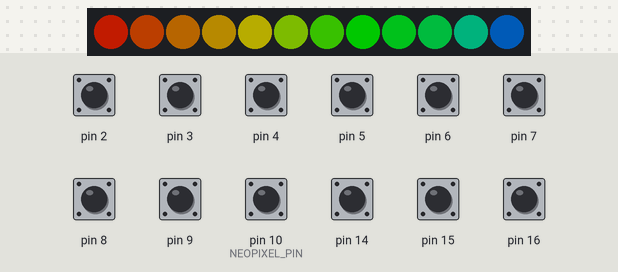
This program was run on a simulated SparkFun Pro Micro, built with avr-gcc and run on an emulated ATmega32U4. On the bench: 12 RGB LEDs in strip order, left to right. Inputs (shaded band) come from the test bench; at power-on: pin 2–9, pin 10 (NEOPIXEL_PIN), pin 14–16 HIGH. Dim RGB values are drawn brighter than linear; USB keyboard and mouse output is not drawn.

Above: at 2.47 s.
2.5 s: pin 2 pulled LOW for 0.15 s
At 2.59 s:
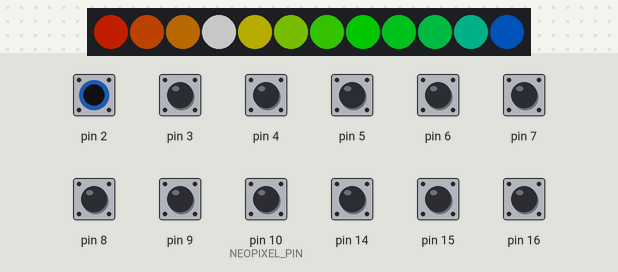
3.2 s: pin 3 pulled LOW for 0.15 s
At 3.29 s:
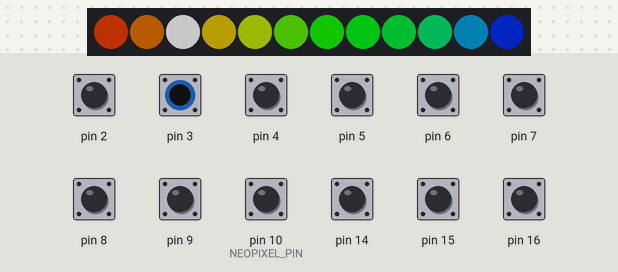
3.9 s: pin 4 pulled LOW for 0.15 s
At 3.99 s:
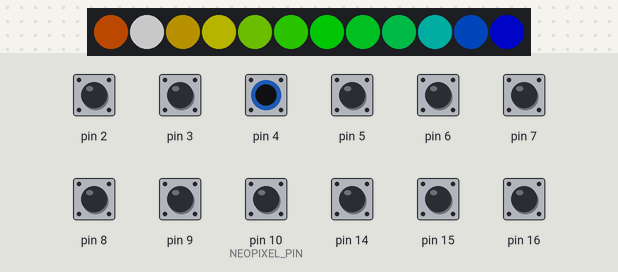
4.6 s: pin 5 pulled LOW for 0.15 s
At 4.73 s:
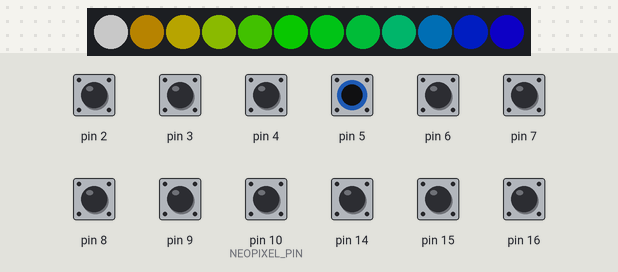
5.3 s: pin 6 pulled LOW for 0.15 s
At 5.43 s:
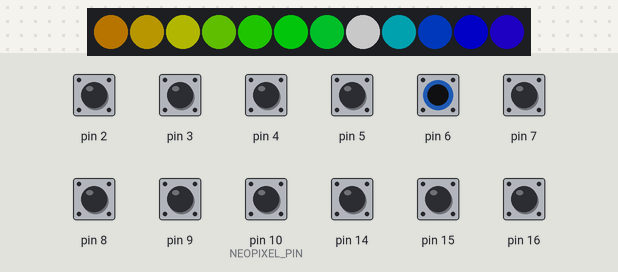
6.0 s: pin 7 pulled LOW for 0.15 s
At 6.13 s:
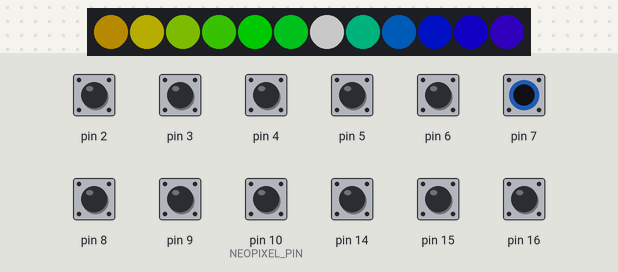

Measured:
- after the input at 2.5 s, the LEDs: change at once (image 1)
- after the input at 3.2 s, the LEDs: change at once (image 2)
- after the input at 3.9 s, the LEDs: change at once (image 3)
- after the input at 4.6 s, the LEDs: first differ from a run without the input after 0.09 s (image 4)
- after the input at 5.3 s, the LEDs: first change at once (image 5 shows a later state)
- after the input at 6.0 s, the LEDs: first change at once (image 6 shows a later state)

The program:

main.cpp
```cpp
#include <Arduino.h>
#include <FastLED.h>
#include <Keyboard.h>
#include "./Button.h"
#include "./handlers/NoOp.h"
#include "./handlers/SendText.h"
#include "./handlers/ChatSend.h"

#define NEOPIXEL_PIN 10
#define NUM_PIXELS 12
#define NUM_BUTTONS 12
#define PIXEL_TYPE WS2812
#define COLOR_ORDER GRB


// TODO: break the classes out into separate files
// TODO: support different kinds of lighting
// TODO: take all the constants as args
// Lights Helper for managing the entire set of LEDs
class Lights {
  public:
    void setup() {
        FastLED.addLeds<PIXEL_TYPE,A3,COLOR_ORDER>(leds, NUM_PIXELS);
        FastLED.setBrightness(100);
        cycleEach(50);
        cycleEachReverse(50);
    }

    void update(button::Button buttons[]) {
        // paint the base color
        fill_rainbow(leds, NUM_PIXELS, step, NUM_PIXELS);
        // fill_solid(leds, NUM_PIXELS, CRGB::Red);

        // update all the lights with keys pressed
        for(int x = 0 ; x < NUM_BUTTONS ; x++) {
            if(buttons[x].pressedTime() > 0) {
               leds[buttons[x].ledIndex] = CRGB::White;
            }
        }

        // show and advance th ts
        FastLED.show();
        step += 0.025;
        if(step >= 1024) {
            step = 0;
        }
    }
  private:
    CRGB leds[NUM_PIXELS];
    double step = 0;

    void cycleEachReverse(int d) {
        for(int a = NUM_PIXELS-1 ; a >= 0 ; a--) {
            for(int x = 0 ; x < NUM_PIXELS ; x++) {
                if(a == x) {
                    leds[x] = CRGB::White;
                } else {
                    leds[x] = CRGB::Black;
                }
            }
            FastLED.show();
            delay(d);
        }
    }


    void cycleEach(int d) {
        for(int a = 0 ; a < NUM_PIXELS ; a++) {
            for(int x = 0 ; x < NUM_PIXELS ; x++) {
                if(a == x) {
                    leds[x] = CRGB::White;
                } else {
                    leds[x] = CRGB::Black;
                }
            }
            FastLED.show();
            delay(d);
        }
    }
};

button::handler::NoOp noop;
button::handler::SendText plus("+ ");
button::handler::SendText minus("- ");
button::handler::ChatSend thumbsUp(":thumbsup:");
button::handler::ChatSend sendX(":x:");
button::handler::ChatSend joy(":joy:");
button::handler::ChatSend rofl(":rolling_on_the_floor_laughing:");
button::Button buttons[] = {
    { &plus,      7,  6 },
    { &minus,     6,  7 },
    { &thumbsUp,  8,  5 },
    { &sendX,    15, 11 },
    { &joy,      14,  8 },
    { &rofl,      5,  0 },
    { &noop,      9,  4 },
    { &noop,     10, 10 },
    { &noop,     16,  9 },
    { &noop,      4,  1 },
    { &noop,      2,  3 },
    { &noop,      3,  2 },
};
Lights lights;

void setup() {
    Keyboard.begin();
    lights.setup();

    for(int x = 0 ; x < NUM_BUTTONS ; x++) {
        buttons[x].setup();
    }
}

void loop() {
    for(int x = 0 ; x < NUM_BUTTONS ; x++) {
        buttons[x].update();
    }
    lights.update(buttons);
}
```

Button.cpp
```cpp
#include <Arduino.h>
#include "./Button.h"

namespace button {

    Button::Button(Handler *k, uint8_t p, uint8_t li) {
        handler = k;
        buttonPin = p;
        ledIndex = li;
    }

    void Button::setup() {
        pinMode(buttonPin, INPUT_PULLUP);
        handler->setup();
    }

    void Button::down() {
        handler->down();
    }

    void Button::up() {
        handler->up();
    }

    unsigned long Button::pressedTime() {
        if( isDown == 0 ) {
            return 0;
        }
        return millis() - lastPressed;
    }

    void Button::update() {
        uint8_t state = digitalRead(buttonPin);

        // is the button down currently?
        if(state == LOW) {
            // if it was not down on the previous frame, start the debounce timer
            if(lastPressed == 0) {
                lastPressed = millis();
                isDown = 0;
            } else if(isDown == 0 && millis() - lastPressed > debounceTime) {
                isDown = 1;
                down();
            }
        } else if(isDown == 1) {
            // button is released, but down is still set meaning we havent sent a release event yet
            isDown = 0;
            up();
        }
    }
}
```

Button.h
```cpp
#ifndef BUTTON
#define BUTTON

#include <Arduino.h>
#include "./handlers/HandlerInterface.h"

namespace button {
    // TODO: make buttson work / program some macros!
    // Button helper class for handling press/release and debouncing
    class Button {
      public:
      uint8_t ledIndex;
      Button(Handler *k, uint8_t p, uint8_t li);
      void setup();
      void update();
      unsigned long pressedTime();

      private:
      Handler *handler;
      uint8_t buttonPin;
      unsigned long debounceTime = 30;
      unsigned long lastPressed = 0;
      boolean isDown = 0;

      void up();
      void down();
    };
}

#endif
```

ChatSend.h
```cpp
#ifndef HANDLER_CHATSEND
#define HANDLER_CHATSEND

#include <Keyboard.h>

/**
 * Chat send works the same as send text except:
 *   1. It will send the message on the key down
 *   2. It will send a "\n" on key up
 * It seems like, at least on slack, a short delay is needed
 *  in order for it to pick up on things like emojis which need substitution.
 */
namespace button {
    namespace handler {
        class ChatSend : public button::Handler {
            public:
                ChatSend(const char *t) {
                    text = t;
                }

                void setup() { }
                void up() {
                    Keyboard.print("\n");
                }

                void down() {
                    Keyboard.print(text);
                }
            private:
                const char *text;
        };
    }
}

#endif
```

HandlerInterface.h
```cpp
#ifndef HANDLER_INTERFACE
#define HANDLER_INTERFACE

namespace button {

    class Handler {
        public:
            virtual void setup() = 0;
            virtual void up() = 0;
            virtual void down() = 0;
    };
}

#endif
```

NoOp.h
```cpp
#include "./HandlerInterface.h"

namespace button {
    namespace handler {
        class NoOp: public button::Handler {
            void setup() {}
            void up() {}
            void down() {}
        };
    }
}
```

SendText.h
```cpp
#ifndef HANDLER_SENDTEXT
#define HANDLER_SENDTEXT

#include <Keyboard.h>

namespace button {
    namespace handler {
        class SendText : public button::Handler {
            public:
                SendText(const char *t) {
                    text = t;
                }

                void setup() { }
                void up() {}

                void down() {
                    Keyboard.print(text);
                }
            private:
                const char *text;
        };
    }
}

#endif
```
